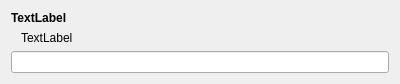
<?xml version="1.0" encoding="UTF-8"?>
<ui version="4.0">
 <class>DebconfString</class>
 <widget class="QWidget" name="DebconfString">
  <property name="geometry">
   <rect>
    <x>0</x>
    <y>0</y>
    <width>400</width>
    <height>66</height>
   </rect>
  </property>
  <property name="sizePolicy">
   <sizepolicy hsizetype="Preferred" vsizetype="Minimum">
    <horstretch>0</horstretch>
    <verstretch>0</verstretch>
   </sizepolicy>
  </property>
  <property name="windowTitle">
   <string>Form</string>
  </property>
  <layout class="QGridLayout" name="gridLayout">
   <item row="0" column="0">
    <widget class="QLabel" name="descriptionL">
     <property name="font">
      <font>
       <weight>75</weight>
       <bold>true</bold>
      </font>
     </property>
     <property name="text">
      <string>TextLabel</string>
     </property>
     <property name="wordWrap">
      <bool>true</bool>
     </property>
     <property name="buddy">
      <cstring>stringLE</cstring>
     </property>
    </widget>
   </item>
   <item row="2" column="0">
    <widget class="QLineEdit" name="stringLE">
     <property name="showClearButton" stdset="0">
      <bool>true</bool>
     </property>
    </widget>
   </item>
   <item row="1" column="0">
    <widget class="QLabel" name="extendedDescriptionL">
     <property name="text">
      <string>TextLabel</string>
     </property>
     <property name="wordWrap">
      <bool>true</bool>
     </property>
     <property name="indent">
      <number>10</number>
     </property>
     <property name="buddy">
      <cstring>stringLE</cstring>
     </property>
    </widget>
   </item>
  </layout>
 </widget>
 <resources/>
 <connections/>
</ui>
